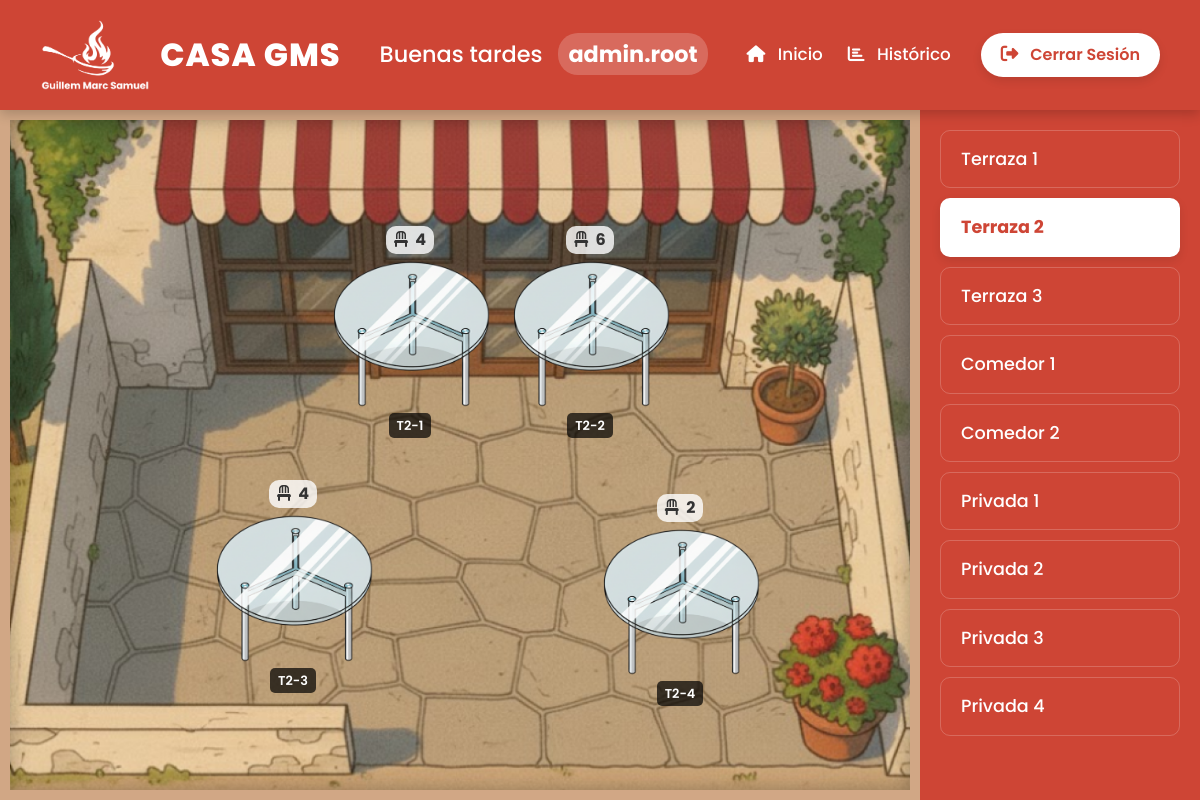
Page /PHP/PUBLIC/SALAS/terraza2.php (signed in) on the committed database.
### tables this page shows
CREATE TABLE IF NOT EXISTS mesas (
    id INT AUTO_INCREMENT PRIMARY KEY,
    id_sala INT NOT NULL,
    nombre VARCHAR(20) NOT NULL,
    sillas INT NOT NULL,
    estado INT DEFAULT 1,   
    asignado_por INT NULL,   
    FOREIGN KEY (id_sala) REFERENCES salas(id) ON DELETE CASCADE
);

CREATE TABLE IF NOT EXISTS salas (
    id INT AUTO_INCREMENT PRIMARY KEY,
    nombre VARCHAR(100) NOT NULL,
    num_mesas INT DEFAULT 0
);

### PHP/PUBLIC/SALAS/terraza2.php (the view, shortened to what this page needs)
<?php
require_once '../../CONEXION/conexion.php';
$id_sala_actual = 2;
try {
    $stmt_mesas = $conn->prepare("
        SELECT m.*, u.username AS camarero
        FROM mesas m
        LEFT JOIN users u ON m.asignado_por = u.id
        WHERE m.id_sala = :sala
    ");
    $stmt_mesas->execute(['sala' => $id_sala_actual]);
    $mesas = $stmt_mesas->fetchAll(PDO::FETCH_ASSOC);
} catch (PDOException $e) {
    die("Error al cargar las mesas: " . $e->getMessage());
}
try {
    $stmt_salas = $conn->query("SELECT id, nombre FROM salas");
    $salas = $stmt_salas->fetchAll(PDO::FETCH_ASSOC);
} catch (PDOException $e) {
    die("Error al cargar las salas: " . $e->getMessage());
}
?>
<!DOCTYPE html>
<html lang="es">
<head>
    <link href="https://cdn.jsdelivr.net/npm/bootstrap@5.3.3/dist/css/bootstrap.min.css" rel="stylesheet">
    <link rel="stylesheet" href="https://cdnjs.cloudflare.com/ajax/libs/font-awesome/6.5.1/css/all.min.css">
    <link rel="stylesheet" href="../../../css/panel_principal.css">
    <link rel="stylesheet" href="../../../css/salas_general.css">
    <link rel="stylesheet" href="../../../css/terraza2.css">
</head>
<body>
    <?php
    require_once '../header.php';
    ?>
    <div class="sala-container">
        <main class="sala-layout terraza2">
            <?php foreach ($mesas as $mesa): ?>
                <?php
                    $clase = $mesa['estado'] == 2 ? 'ocupada' : 'libre';
                    $accion = $mesa['estado'] == 1
                        ? './../../PROCEDIMIENTOS/asignar_mesa.php'
                        : './../../PROCEDIMIENTOS/liberar_mesa.php';
                ?>
                <form action="<?php echo $accion; ?>" method="POST" class="mesa-form">
                    <button type="submit" class="mesa <?php echo $clase; ?>" id="mesa-<?php echo $mesa['id']; ?>">
                        <img src="../../../img/mesa1.png" alt="Mesa" class="mesa-img">
                        <span class="mesa-label"><?php echo htmlspecialchars($mesa['nombre']); ?></span>
                        <div class="mesa-sillas">
                            <i class="fa-solid fa-chair"></i> <?php echo $mesa['sillas']; ?>
                        </div>
                    </button>
                </form>
            <?php endforeach; ?>
        </main>
        <aside class="salas-navigation">
            <?php foreach ($salas as $sala): ?>
                <?php
                    $clase_activa = ($sala['id'] == $id_sala_actual) ? 'active' : '';
                    $nombre_fichero = strtolower(str_replace(' ', '', $sala['nombre']));
                    $url = $nombre_fichero . ".php";
                ?>
                <a href="<?php echo $url; ?>" class="sala-nav-link <?php echo $clase_activa; ?>">
                    <?php echo htmlspecialchars($sala['nombre']); ?>
                </a>
            <?php endforeach; ?>
        </aside>
    </div>
</body>
</html>

### css/panel_principal.css (style rules this page uses)
* { margin: 0; padding: 0; box-sizing: border-box; }
html, body { height: 100%; font-family: 'Poppins', sans-serif; color: #333; background-color: #f4f7f9; background-image: url('../img/fondo_panel_principal.png'); background-size: cover; background-attachment: fixed; background-position: center 50%; }

### css/salas_general.css (style rules this page uses)
.sala-container { display: flex; height: calc(100vh - 110px); position: relative; font-family: 'Poppins', sans-serif; }
.salas-navigation { width: 280px; background-color: #ce4535; padding: 20px; overflow-y: auto; box-shadow: -5px 0 15px rgba(0,0,0,0.1); display: flex; flex-direction: column; gap: 10px; }
.sala-nav-link { display: block; text-decoration: none; color: white; font-size: 1.1rem; font-weight: 500; padding: 15px 20px; border-radius: 10px; transition: background-color 0.2s ease; border: 1px solid rgba(255, 255, 255, 0.2); }
.sala-nav-link.active { background-color: white; color: #ce4535; font-weight: 700; box-shadow: 0 4px 10px rgba(0,0,0,0.1); }
.sala-layout { flex-grow: 1; position: relative; background-size: cover; background-position: center; background-repeat: no-repeat; border: 10px solid #d1a785; box-shadow: inset 0 0 20px rgba(0,0,0,0.3); }
.mesa-form { display: contents; }
.mesa { border: none; font: inherit; background-color: transparent; box-shadow: none; position: absolute; cursor: pointer; transition: transform 0.2s ease; padding: 5px; border-radius: 10px; user-select: none; display: flex; flex-direction: column; align-items: center; gap: 3px; }
.mesa-img { width: 80px; height: auto; transition: filter 0.2s ease, width 0.3s ease; }
.mesa-label { background-color: rgba(0, 0, 0, 0.7); color: white; font-size: 0.7rem; font-weight: 600; padding: 2px 5px; border-radius: 5px; white-space: nowrap; }
.mesa-sillas { font-size: 0.8rem; font-weight: 700; color: #333; background-color: rgba(255, 255, 255, 0.8); padding: 2px 6px; border-radius: 10px; order: -1; }
.mesa-sillas i { margin-right: 4px; }
@media (min-width: 900px) { .mesa-img { width: 160px; } }
@media (min-width: 900px) { .mesa { gap: 5px; } }
@media (min-width: 900px) { .mesa-label { font-size: 0.8rem; padding: 3px 8px; } }
@media (min-width: 900px) { .mesa-sillas { font-size: 1rem; padding: 2px 8px; } }

### css/terraza2.css (style rules this page uses)
.sala-layout.terraza2 { background-image: url('../img/terraza2.png'); }
#mesa-5 { top: 15%; left: 35%; }
#mesa-6 { top: 15%; left: 55%; }
#mesa-7 { top: 53%; left: 22%; }
#mesa-8 { top: 55%; left: 65%; }

### rows in the picture
mesas: nombre "T2-1", sillas "4"
mesas: nombre "T2-2", sillas "6"
mesas: nombre "T2-3", sillas "4"
mesas: nombre "T2-4", sillas "2"
salas: nombre "Terraza 1"
salas: nombre "Terraza 2"
salas: nombre "Terraza 3"
salas: nombre "Comedor 1"
salas: nombre "Comedor 2"
salas: nombre "Privada 1"
salas: nombre "Privada 2"
salas: nombre "Privada 3"
salas: nombre "Privada 4"

### other values in the picture
$saludo "Buenas tardes"
$username "admin.root"
